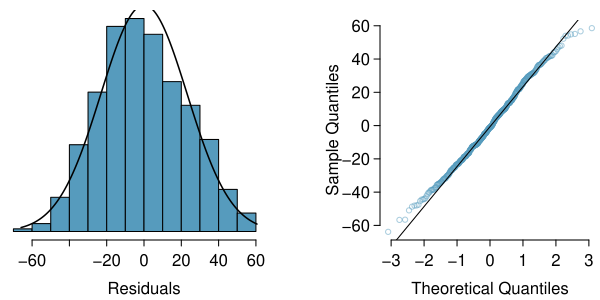

This figure's R source:
library(openintro)
library(oibiostat)
data(COL)
data(prevend)

NormalHist <- function(obs, hold, M, SD, col) {
  plot(0, 0,
       type = 'n',
       xlab = 'Residuals',
       ylab = '',
       axes = FALSE,
       main = '',
       xlim = M + c(-3, 3) * SD,
       ylim = 1.1 * c(0, max(hold$density)))
  for (i in 1:length(hold$counts)) {
    rect(hold$breaks[i], 0,
         hold$breaks[i + 1], hold$density[i],
         col = col)
  }
  axis(1)
  x <- seq(min(obs) - 2, max(obs) + 2, 0.01)
  y <- dnorm(x, M, SD)
  lines(x, y, lwd = 1.5)
}

# source("famussHeightWeightHelpers.R")

obs = residuals(lm(RFFT ~ Age, data=prevend.samp))
hold <- hist(obs, plot = FALSE)

myPDF("prevendResidNormPlot.pdf", 6, 3,
      mfrow = c(1, 2),
      mgp = c(1.9, 0.5, 0),
      mar = c(3, 0.2, 0.5, 0.8))
NormalHist(obs, hold, 
           mean(obs), 
           sd(obs),
           COL[1])

par(mar = c(3,4,1,0))

qqnorm(obs,
       cex = 0.7,
       main = '',
       axes = FALSE,
       ylab = "Sample Quantiles",
       col = COL[1,3])
axis(1)
axis(2)
qqline(obs)

dev.off()
